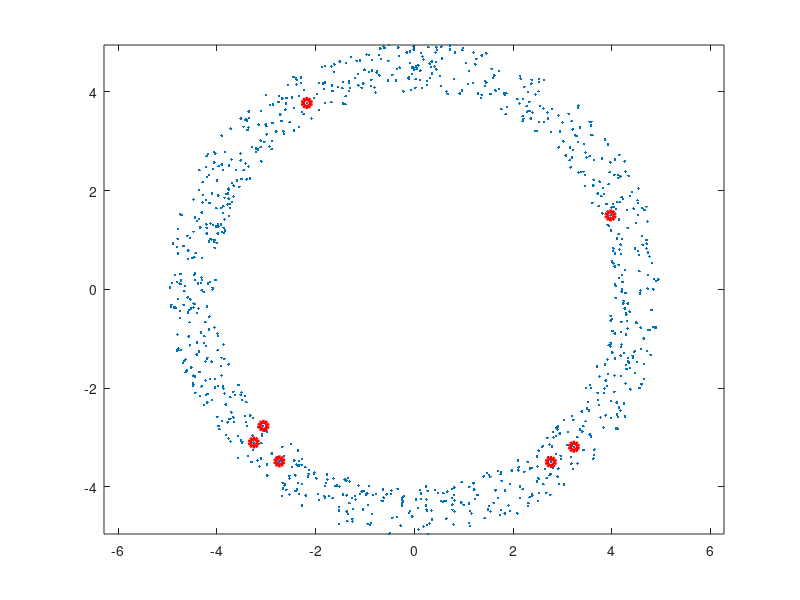

Reproduce this figure in MATLAB. (Note: this script raises an error after producing the figure.)
clear all
close all
N = 1000;
K = 7;

% Generacion de x
r = 4+rand(1,N);
alpha = 2*pi*rand(1,N);
x=[r.*cos(alpha);r.*sin(alpha)];

% Determinacion inicial de prototipos
c=x(:,1:K)*0.999;

for rep=1:100,
   plot(x(1,:),x(2,:),'.'), axis equal, hold on;
   plot(c(1,:),c(2,:),'or','LineWidth',3);hold off;
   
   % Determinacion del prototipo mas cercano a cada dato
   for k=1:K,
       d(k,:)=d_euclid(x,c(:,k));
   end;       
   a=1./d;
   suma = sum(a);   
   u = a ./ (ones(K,1)*suma);
   
   % Actualizacion de los prototipos     
   for k=1:K,
       aux = ones(2,1) * u(k,:);
       c(:,k) = sumpat(x.*aux)./sumpat(aux);
   end;

   pause
end;
